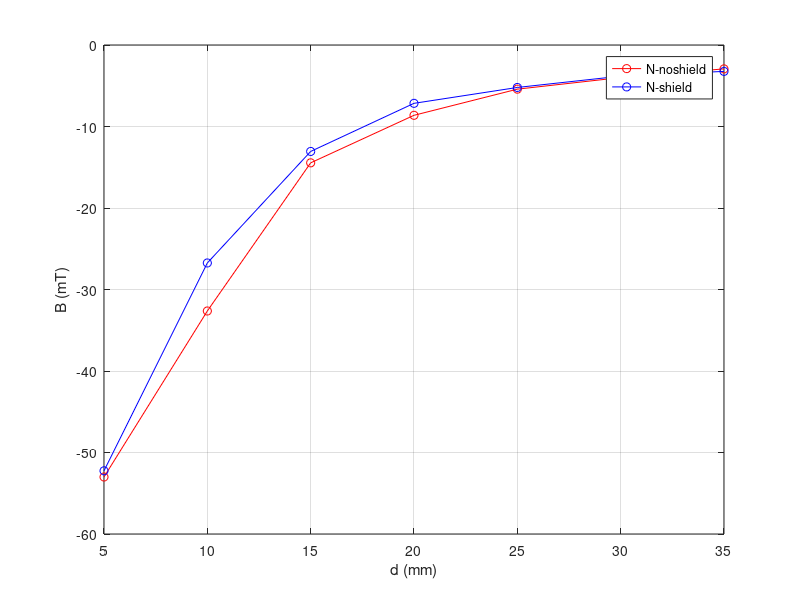

This figure's MATLAB source:
%have shield
%shield_mean_mV = [107.77289084249087,872.81700805860828,1283.3437128205128,1460.4555106227106,1518.8550827838831,1560.5232117216117,1578.0287003663004];
shield_B_mT = [-52.245815970695965,-26.744345396825384,-13.0601219047619,-7.1563953113553076,-5.2097429059828908,-3.8208052747252697,-3.2372889865689785];

%no shield
%noshield_mean_mV = [84.987112087912081,696.04463882783887,1241.394402930403,1416.3785670329669,1512.5939311355312,1555.3054575580318,1587.2706666666668];
noshield_B_mT = [-53.005341929181924,-32.6367577045177,-14.458432234432227,-8.6256267643467641,-5.4184479609279528,-3.9947304135112671,-2.9292234432234334];
distance = [5,10,15,20,25,30,35];

plot(distance, noshield_B_mT, 'r-o')
hold on
plot(distance, shield_B_mT, 'b-o')
legend('N-noshield', 'N-shield')
xlabel('d (mm)')
ylabel('B (mT)')
grid on
